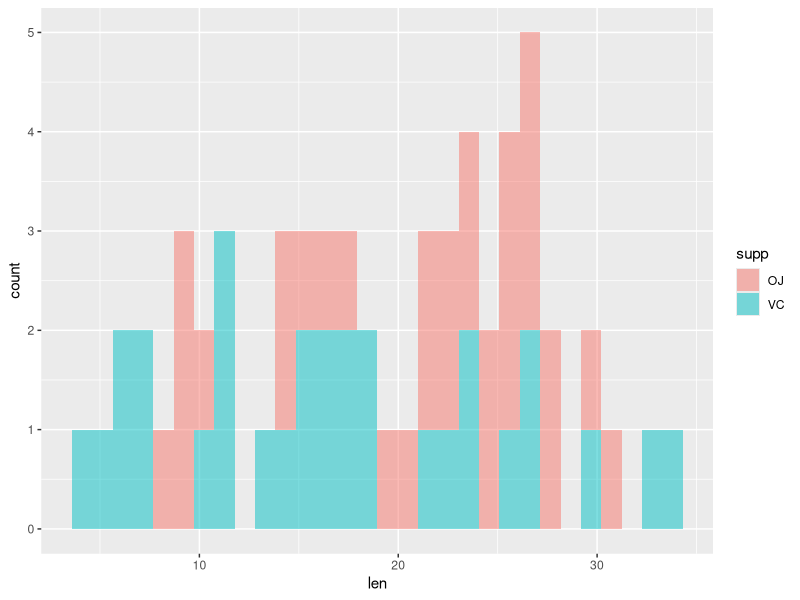
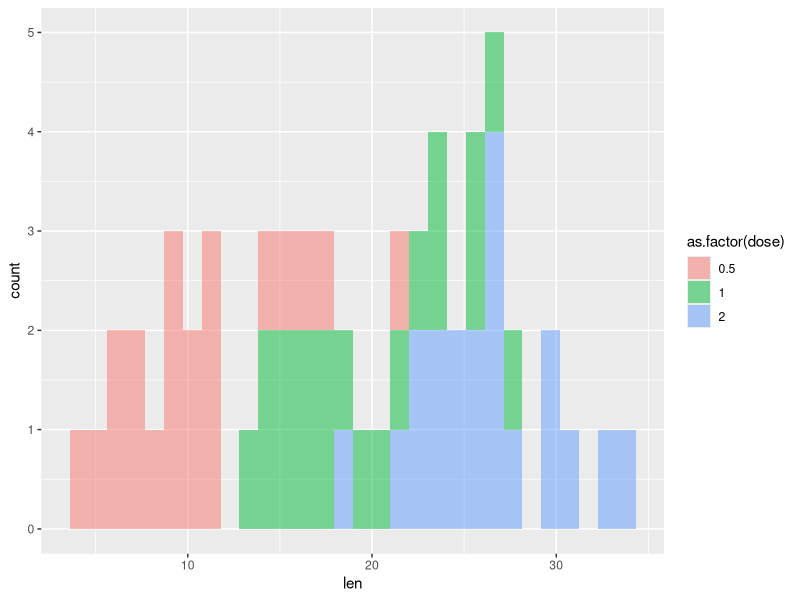

Recreate these plots in R, in order. (Note: this script raises an error after producing the figures.)
## ---- chunk 1
data(ToothGrowth); str(ToothGrowth); summary(ToothGrowth)
## ---- chunk 2
library(ggplot2)
ggplot(ToothGrowth, aes(len, fill = supp)) + geom_histogram(alpha = 0.5)
## ---- chunk 3
ggplot(ToothGrowth, aes(len, fill = as.factor(dose))) + geom_histogram(alpha = 0.5)
## ---- chunk 4
TGs2 <- subset(ToothGrowth, dose %in% 2)
TGs2 <- t.test(len~supp, paired = FALSE, var.equal=FALSE, data=TGs2) # grab the output of the function
TGs2c <- c(as.vector(TGs2$conf[1]), as.vector(TGs2$conf[2]))
TGs2m <- c(as.vector(TGs2$estimate[1]), as.vector(TGs2$estimate[2]))
## ---- chunk 5
library(xtable)
table1 <- rbind( TGs2m, TGs2c)
rownames(table1) <- c("Means of each Group", "Confidence of the Difference")
colnames(table1) <- c("OJ = Orange Juice", "VC = Asorbic Acid")
print(xtable(table1, format = "markdown", caption = "Means and Confidence Intervals for Dosage 2.0 mg"),comment=FALSE)
## ---- chunk 6
TGs5 <- subset(ToothGrowth, dose %in% 0.5)
TGs5 <- t.test(len~supp, paired = FALSE, var.equal=FALSE, data=TGs5) # grab the output of the function
TGs5c <- c(as.vector(TGs5$conf[1]), as.vector(TGs5$conf[2]))
TGs5m <- c(as.vector(TGs5$estimate[1]), as.vector(TGs5$estimate[2]))
## ---- chunk 7
library(xtable)
table2 <- rbind( TGs5m, TGs5c)
rownames(table2) <- c("Means of each Group", "Confidence of the Difference")
colnames(table2) <- c("OJ = Orange Juice", "VC = Asorbic Acid")
print(xtable(table2, format = "markdown", caption = "Means and Confidence Intervals for Dosage 0.5 mg"),comment=FALSE)
## ---- chunk 8
TGs1 <- subset(ToothGrowth, dose %in% 1.0)
TGs1 <- t.test(len~supp, paired = FALSE, var.equal=FALSE, data=TGs1) # grab the output of the function
TGs1c <- c(as.vector(TGs1$conf[1]), as.vector(TGs1$conf[2]))
TGs1m <- c(as.vector(TGs1$estimate[1]), as.vector(TGs1$estimate[2]))
## ---- chunk 9
library(xtable)
table3 <- rbind( TGs1m, TGs1c)
rownames(table3) <- c("Means of each Group", "Confidence of the Difference")
colnames(table3) <- c("OJ = Orange Juice", "VC = Asorbic Acid")
print(xtable(table3, format = "markdown", caption = "Means and Confidence Intervals for Dosage 1.0 mg"),comment=FALSE)
